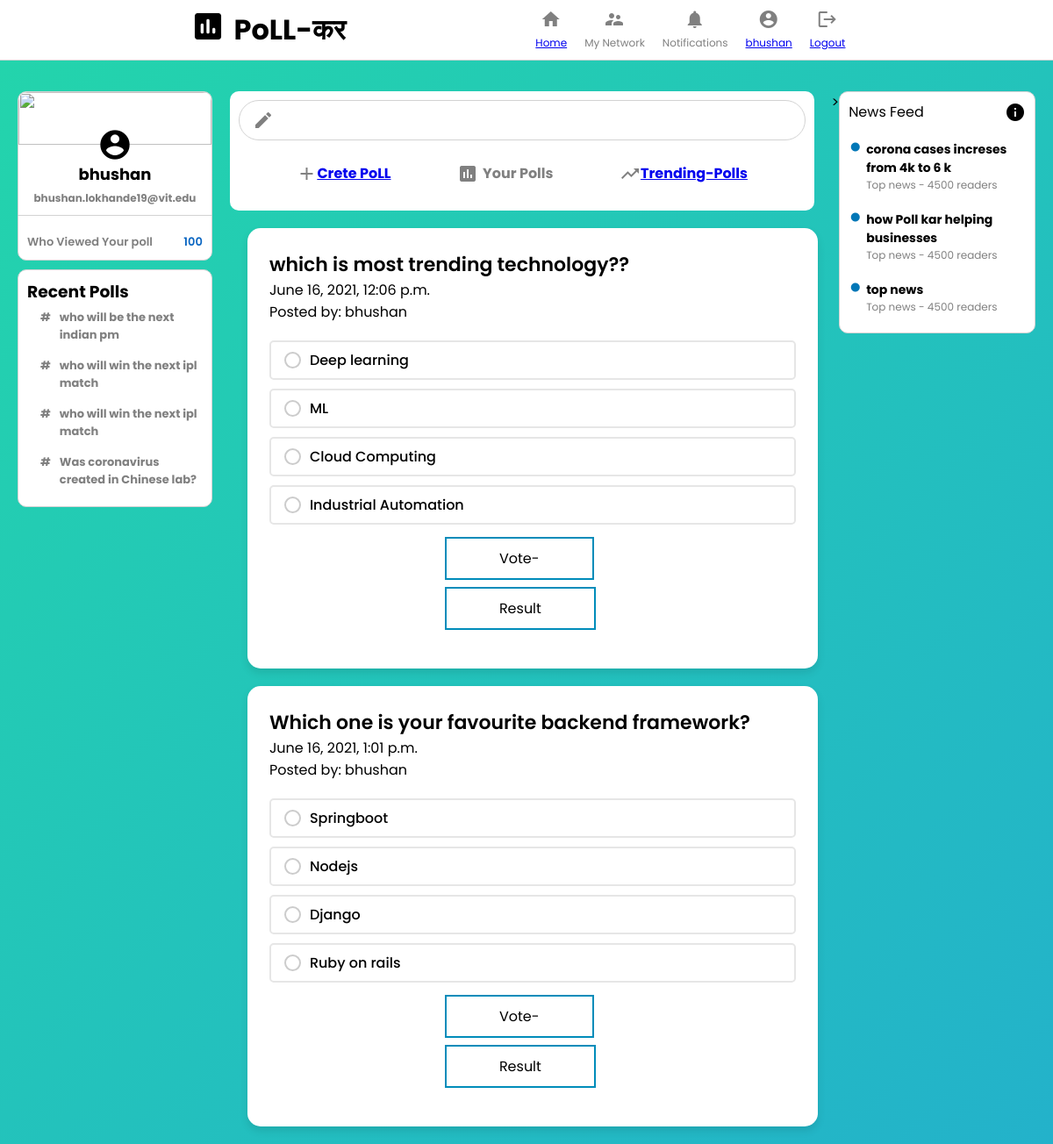
Screenshot of /mypolls/ (signed in) with the database file from the repository.
### main/models.py (models this page shows, shortened)
class Poll(models.Model):
    user = models.ForeignKey(User, on_delete=models.CASCADE)
    question = models.TextField()
    datetime = models.DateTimeField(auto_now=True)
    option_one = models.CharField(max_length=56)
    option_two = models.CharField(max_length=56)
    option_three = models.CharField(max_length=56)
    option_four = models.CharField(max_length=56)
    option_one_count = models.IntegerField(default=0)
    option_two_count = models.IntegerField(default=0)
    option_three_count = models.IntegerField(default=0)
    option_four_count = models.IntegerField(default=0)

### main/views.py (the view)
# urls.py: path('mypolls/', views.mypolls, name= 'mypolls' ),
@login_required(login_url='login')
def mypolls(request):
    user = request.user
    poll = user.poll_set.all()
    polls = poll[::-1]
    context = {
        'polls': polls
    }
    return render( request, 'main/mypolls.html', context)

### templates/main/mypolls.html (shortened to what this page needs)
{% load static %}
<html lang="en">
<head>
    <link rel="stylesheet" href="{% static 'css/index.css' %}" />
    <link rel="stylesheet" href="{% static 'css/card.css' %}">
</head>
<body>
    <div class="header">
        <div class="header__left">
            <img src="{% static 'img/logo1.png' %}" alt="" />
            <h1>PoLL-कर</h1>
        </div>
        <div class="header__right">
            <div class="headerOption">
                <i class="material-icons headerOption__icon"> home </i>
                <h3><a class="active" href="{% url 'allpolls' %}">Home</a></h3>
            </div>
            <div class="headerOption">
                <i class="material-icons headerOption__icon"> supervisor_account </i>
                <h3>My Network</h3>
            </div>
            <div class="headerOption">
                <i class="material-icons headerOption__icon"> notifications </i>
                <h3>Notifications</h3>
            </div>
            <div class="headerOption">
                <i class="material-icons headerOption__icon"> account_circle </i>
                <h3><a href="{% url 'mypolls' %}">{{ request.user }}</a></h3>
            </div>
            <div class="headerOption">
                <i class="material-icons headerOption__icon"> logout </i>
                <h3><a href="{% url 'logout' %}">Logout</a></h3>
            </div>
        </div>
    </div>
    <div class="body__main">
        <div class="sidebar">
            <div class="sidebar__top">
                <img src="https://images.unsplash.com/photo-1579546929518-9e396f3cc809?crop=entropy&cs=tinysrgb&fit=max&fm=jpg&ixid=MXwxMjA3fDB8MXxhbGx8fHx8fHx8fA&ixlib=rb-1.2.1&q=80&w=1080"
                    alt="" />
                <i class="material-icons sidebar__topAvatar"> account_circle </i>
                <h2>{{ request.user }}</h2>
                <h4>{{ request.user.email }}</h4>
            </div>
            <div class="sidebar__stats">
                <div class="sidebar__stat">
                    <p>Who Viewed Your poll</p>
                    <p class="sidebar__statNumber">100</p>
                </div>
            </div>
            <div class="sidebar__bottom">
                <h3>Recent Polls</h3>
                <div class="sidebar__recentItem">
                    <span class="sidebar__hash">#</span>
                    <p>who will be the next indian pm</p>
                </div>
                <div class="sidebar__recentItem">
                    <span class="sidebar__hash">#</span>
                    <p>who will win the next ipl match</p>
                </div>
                <div class="sidebar__recentItem">
                    <span class="sidebar__hash">#</span>
                    <p>who will win the next ipl match</p>
                </div>
                <div class="sidebar__recentItem">
                    <span class="sidebar__hash">#</span>
                    <p>Was coronavirus created in Chinese lab?</p>
                </div>
            </div>
        </div>
        <div class="feed">
            <div class="feed__inputContainer">
                <div class="feed__input">
                    <i class="material-icons"> create </i>
                    <form>
                        <input type="text" />
                    </form>
                </div>
                <div class="feed__inputOptions">
                    <div class="inputOption">
                        <i class="material-icons">add</i>
                        <a href="{% url 'create' %}" target="_blank" rel="noopener noreferrer"><h4>Crete PoLL</h4></a>
                    </div>
                    <div class="inputOption">
                        <i class="large material-icons">insert_chart</i>
                        <h4>Your Polls</h4>
                    </div>
                    <div class="inputOption">
                        <i class="large material-icons"> trending_up</i>
                        <a href="{% url 'allpolls' %}"><h4>Trending-Polls</h4></a>
                    </div>
                </div>
            </div>
            {% for poll in polls %}
            <div>
                <div class="wrapper">
                    <header>{{ poll.question }}</header>
                    <span class="text">{{ poll.datetime }}</span><br>
                    <span class="text">Posted by: {{ poll.user }}</span>
                    <div class="poll-area">
                        <label for="opt-1" class="opt-1">
                            <div class="row">
                                <div class="column">
                                    <span class="circle"></span>
                                    <span class="text">{{ poll.option_one }}</span>
                                </div>
                            </div>
                        </label>
                        <label for="opt-2" class="opt-2">
                            <div class="row">
                                <div class="column">
                                    <span class="circle"></span>
                                    <span class="text">{{ poll.option_two }}</span>
                                </div>
                            </div>
                        </label>
                        <label for="opt-3" class="opt-3">
                            <div class="row">
                                <div class="column">
                                    <span class="circle"></span>
                                    <span class="text">{{ poll.option_three }}</span>
                                </div>
                            </div>
                        </label>
                        <label for="opt-4" class="opt-4">
                            <div class="row">
                                <div class="column">
                                    <span class="circle"></span>
                                    <span class="text">{{ poll.option_four }}</span>
                                </div>
                            </div>
                        </label>
                        <div style="display: inline-block;">
                            <a href="{% url 'vote' poll.id %}"><button type="button" class="button button2"> Vote- </button></a>
                        </div>
                        <div style="display: inline-block;">
                            <a href="{% url 'result' poll.id %}"><button type="button" class="button button2">Result</button></a>
                        </div>
                    </div>
                </div>
            </div>
            {% endfor %}
        </div>>
        <div class="widgets">
            <div class="widgets__header">
                <h2>News Feed
                </h2>
                <i class="material-icons"> info </i>
            </div>
            <div class="widgets__article">
                <div class="widgets__articleLeft">
                    <i class="material-icons"> fiber_manual_record </i>
                </div>
                <div class="widgets__articleRight">
                    <h4>corona cases increses from 4k to 6 k</h4>
                    <p>Top news - 4500 readers</p>
                </div>
            </div>
            <div class="widgets__article">
                <div class="widgets__articleLeft">
                    <i class="material-icons"> fiber_manual_record </i>
                </div>
                <div class="widgets__articleRight">
                    <h4>how Poll kar helping businesses</h4>
                    <p>Top news - 4500 readers</p>
                </div>
            </div>
            <div class="widgets__article">
                <div class="widgets__articleLeft">
                    <i class="material-icons"> fiber_manual_record </i>
                </div>
                <div class="widgets__articleRight">
                    <h4>top news</h4>
                    <p>Top news - 4500 readers</p>
                </div>
            </div>
        </div>
    </div>
</body>
</html>

### static/css/index.css (style rules this page uses)
* { margin: 0; padding: 0; }
body { background-repeat: no-repeat; background: linear-gradient(-45deg, #ee7752, #e73c7e, #23a6d5, #23d5ab); background-size: 400% 400%; animation: gradient 15s ease infinite; display: flex; flex-direction: column; align-items: center; }
.header__left img { object-fit: contain; height: 40px; margin-right: 10px; }
.header { width: 100%; display: flex; position: sticky; top: 0; z-index: 999; justify-content: space-evenly; border-bottom: 0.1px solid lightgray; padding-top: 10px; padding-bottom: 10px; width: 100%; background-color: white; }
.header__left { display: flex; }
.header__right { display: flex; }
.headerOption { display: flex; flex-direction: column; align-items: center; margin-right: 20px; color: gray; cursor: pointer; }
.headerOption h3 { font-size: 12px; margin-top: 10px; font-weight: 400; }
.headerOption__icon { margin-right: 5px; height: 20px; width: 20px; }
.body__main { display: flex; margin-top: 35px; max-width: 1200px; margin-left: 20px; margin-right: 20px; }
.sidebar { position: sticky; top: 80px; flex: 0.2; border-radius: 10px; text-align: center; height: fit-content; }
.sidebar__top > img { margin-bottom: -20px; width: 100%; height: 60px; border-top-left-radius: 10px; border-top-right-radius: 10px; object-fit: cover; }
.sidebar__top { display: flex; flex-direction: column; align-items: center; border: 1px solid lightgray; border-bottom: 0; border-top-left-radius: 10px; border-top-right-radius: 10px; background-color: white; padding-bottom: 10px; }
.sidebar__topAvatar { font-size: 40px; }
.sidebar__stats { padding: 10px; margin-bottom: 10px; border: 1px solid lightgray; background-color: white; border-bottom-left-radius: 10px; border-bottom-right-radius: 10px; }
.sidebar__stat { margin-top: 10px; display: flex; justify-content: space-between; }
.sidebar__stat > p { color: gray; font-size: 13px; font-weight: 600; }
.sidebar__statNumber { font-weight: bold; color: #0a66c2 !important; }
.sidebar__top > h4 { color: gray; font-size: 12px; margin-top: 5px; }
.sidebar__top > h2 { font-size: 18px; }
.sidebar__bottom { text-align: left; padding: 10px; border: 1px solid lightgray; background-color: white; border-radius: 10px; margin-top: 10px; }
.sidebar__recentItem { display: flex; font-size: 13px; color: gray; font-weight: bolder; cursor: pointer; margin-bottom: 5px; padding: 5px; }
.sidebar__hash { margin-right: 10px; margin-left: 10px; }
.feed { flex: 0.6; margin: 0 20px; }
.feed__inputContainer { background-color: white; padding: 10px; padding-bottom: 20px; border-radius: 10px; margin-bottom: 20px; }
.feed__input { border: 1px solid lightgray; border-radius: 30px; display: flex; padding: 10px; color: gray; padding-left: 15px; }
.feed__input > form { display: flex; width: 100%; }
.feed__input > form > input { border: none; flex: 1; margin-left: 10px; outline-width: 0; font-weight: 600; }
.feed__inputOptions { display: flex; justify-content: space-evenly; }
.inputOption { display: flex; align-items: center; margin-top: 15px; color: gray; padding: 10px; cursor: pointer; }
.inputOption > h4 { margin-left: 5px; }
.widgets { position: sticky; top: 80px; flex: 0.2; background-color: white; border-radius: 10px; border: 1px solid lightgray; height: fit-content; padding-bottom: 10px; }
.widgets__header { display: flex; align-items: center; justify-content: space-between; padding: 10px; }
.widgets__header > h2 { font-size: 16px; font-weight: 400; }
.widgets__article { display: flex; padding: 10px; cursor: pointer; }
.widgets__articleLeft { color: #0177b7; margin-right: 5px; }
.widgets__articleLeft .material-icons { font-size: 15px; }
.widgets__articleRight { flex: 1; }
.widgets__articleRight > h4 { font-size: 14px; }
.widgets__articleRight > p { font-size: 12px; color: gray; }

### rows the page displays
Poll: question "which is most trending technology??", datetime "June 16, 2021, 12:06 p.m.", user "bhushan", option_one "Deep learning", option_two "ML", option_three "Cloud Computing", option_four "Industrial Automation"
Poll: question "Which one is your favourite backend framework?", datetime "June 16, 2021, 1:01 p.m.", user "bhushan", option_one "Springboot", option_two "Nodejs", option_three "Django", option_four "Ruby on rails"

### other values shown
{{ request.user }} "bhushan"
{{ request.user.email }} "bhushan.lokhande19@vit.edu"
